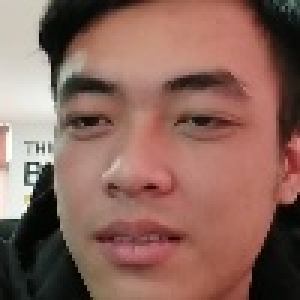
#> input picture data/imgtest_5/hung.jpg, 100 x 100 px, found by its file name (shown 3 times larger); its folder holds 3 pictures in this run
$ python convert-image-to-gray.py
#> lines starting #> are read from the running program, lines starting #| are printed output that depends on the picture
import cv2
import os

#thư mục ảnh
IMG_FOLDER = './data/imgtest_5/'
SAVE_FOLDER = './datn-helper/temp-helper/convert_gray_image/'


img_list = os.listdir(IMG_FOLDER)
print("list : ",len(img_list))
print("list : ",img_list[0])


for i in range(len(img_list)):
    img = cv2.imread(IMG_FOLDER + img_list[i])
#> img is the input picture: shape (100, 100, 3); mean B, G, R 92.4, 102.7, 139.1
    gray = cv2.cvtColor(img,cv2.COLOR_BGR2GRAY)
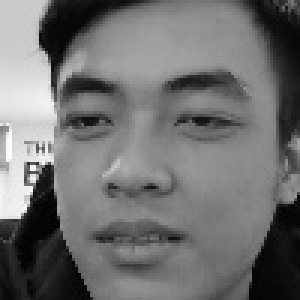
#> gray: shape (100, 100) (shown 3 times larger); min 1, max 254, mean 112.4
    cv2.imwrite(SAVE_FOLDER+str(i)+".jpg",gray)
#> pass 2 of the loop `for i in range(len(img_list)):`:
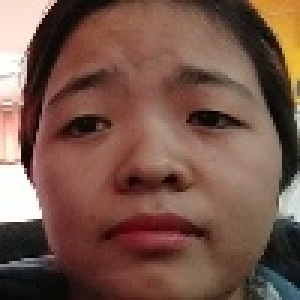
#> input picture data/imgtest_5/thom.jpg, 100 x 100 px, found by its file name (shown 3 times larger)
#> img is the input picture: shape (100, 100, 3); mean B, G, R 73.3, 85.7, 118.3
#> `gray = cv2.cvtColor(img,cv2.COLOR_BGR2GRAY)`:
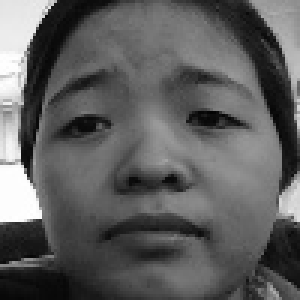
#> gray: shape (100, 100) (shown 3 times larger); min 3, max 255, mean 94
#> pass 3 of the loop `for i in range(len(img_list)):`:
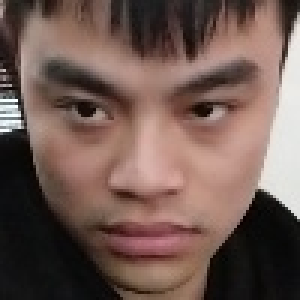
#> input picture data/imgtest_5/tien.jpg, 100 x 100 px, found by its file name (shown 3 times larger)
#> img is the input picture: shape (100, 100, 3); mean B, G, R 82.3, 89.8, 112.9
#> `gray = cv2.cvtColor(img,cv2.COLOR_BGR2GRAY)`:
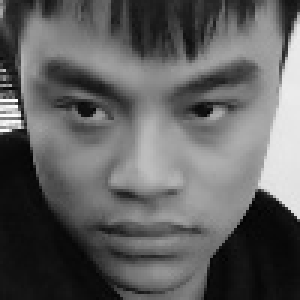
#> gray: shape (100, 100) (shown 3 times larger); min 3, max 254, mean 95.8
